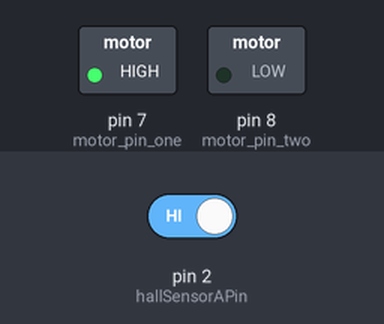
A sketch run on a simulated Arduino Uno, built with avr-gcc and run on an emulated ATmega328P. Shown: switched loads named in the sketch (green lamp = pin HIGH). Dashed ring = blinking. Inputs (shaded band) come from the test bench; at power-on: pin 2 (hallSensorAPin) HIGH. What the sketch prints to the serial monitor is not drawn.

Above: at 0.5 s.
Timing chart, 0 to 4.6 s (numbered marks = the images above):
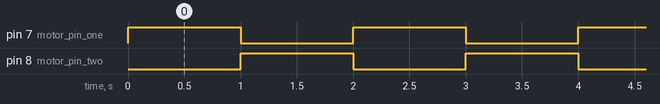

The sketch:

sketch_apr09a.ino
```cpp
// Define motor driver pins
const int motor_pin_one =  7;
const int motor_pin_two = 8;

// Define Hall effect sensor pins
const int hallSensorAPin = 2;
const int hallSensorBPin = 3;

// Define variables for motor speed and direction
// int motorSpeed = 100; // change this value to adjust motor speed
// bool motorDirection = true; // true = clockwise, false = counterclockwise

// Define variables for angle calculation
const int numPoles = 6; // number of magnetic poles in the motor
const float degreesPerPole = 360.0 / numPoles; // number of degrees per magnetic pole
volatile long hallSensorCounter = 0; // counter for number of Hall sensor pulses
volatile float currentAngle = 0; // current angle of the motor in degrees

void countHallSensorPulse() {
  // Read Hall effect sensor B pin to determine direction of rotation
  if (digitalRead(hallSensorBPin) == HIGH) {
    // counterclockwise rotation
    hallSensorCounter--;
  } else {
    // clockwise rotation
    hallSensorCounter++;
  }
  // Update current angle based on number of pulses
  currentAngle = hallSensorCounter * degreesPerPole;
}

void setup() {
  // Set motor driver pins as output
  // pinMode(motorDirectionPin, OUTPUT);
  // pinMode(motorPWMPin, OUTPUT);
  pinMode(motor_pin_one, OUTPUT);
  pinMode(motor_pin_two, OUTPUT);

  // Set Hall effect sensor pins as input with internal pullup resistors
  pinMode(hallSensorAPin, INPUT_PULLUP);
  pinMode(hallSensorBPin, INPUT_PULLUP);

  // Attach interrupt to Hall effect sensor A pin to count pulses
  attachInterrupt(digitalPinToInterrupt(hallSensorAPin), countHallSensorPulse, RISING);

  // Set motor direction and speed
  // setMotorDirection(motorDirection);
  // setMotorSpeed(motorSpeed);

  // Print header for angle data
  Serial.begin(9600);
  Serial.println("Angle (degrees)");
}

void loop() {
  // Move the motor for a short time

  // Stop the motor
  // setMotorSpeed(0);

  // Print current angle
  Serial.println(currentAngle);

  digitalWrite(motor_pin_one, HIGH);
  digitalWrite(motor_pin_two, LOW);
  delay(1000);
  Serial.println(currentAngle);

  digitalWrite(motor_pin_one, LOW);
  digitalWrite(motor_pin_two, HIGH);
  delay(1000);

  // Reverse motor direction
  // motorDirection = !motorDirection;
  // setMotorDirection(motorDirection);

  // Restart motor
  // setMotorSpeed(motorSpeed);
}
/*
  void setMotorDirection(bool direction) {
  digitalWrite(motorDirectionPin, direction);
  }

  void setMotorSpeed(int speed) {
  analogWrite(motorPWMPin, speed);
  }

*/
```

Measured:
- by itself, pin 7 (motor_pin_one), pin 8 (motor_pin_two): alternates HIGH for 1.0 s and LOW for 1.0 s
